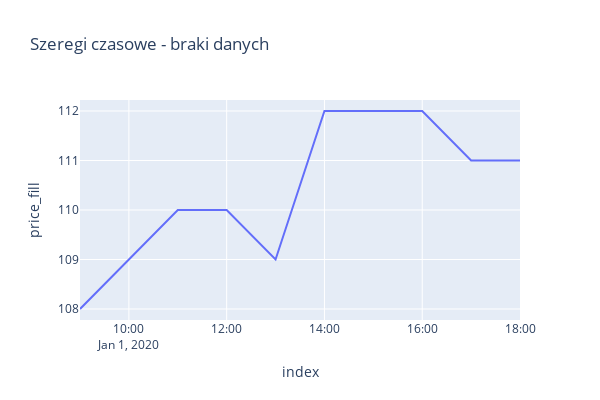

Notebook code for this chart:
### Markdown cell above
Wypełnienie braków metodą backward fill

### Code cell
df_plotly = df.reset_index()
df_plotly['price_fill'] = df_plotly['price'].bfill()
px.line(df_plotly, 'index', 'price_fill', width=600, height=400, 
        title='Szeregi czasowe - braki danych')

### Figure 1 — Plotly figure (JSON) as saved in the notebook; plotly's stock layout.template omitted (floating-point values rounded to 4 significant figures)
{"data": [{"hovertemplate": "index=%{x}<br>price_fill=%{y}<extra></extra>", "legendgroup": "", "line": {"color": "#636efa", "dash": "solid"}, "marker": {"symbol": "circle"}, "mode": "lines", "name": "", "orientation": "v", "showlegend": false, "type": "scatter", "x": ["2020-01-01T09:00:00", "2020-01-01T10:00:00", "2020-01-01T11:00:00", "2020-01-01T12:00:00", "2020-01-01T13:00:00", "2020-01-01T14:00:00", "2020-01-01T15:00:00", "2020-01-01T16:00:00", "2020-01-01T17:00:00", "2020-01-01T18:00:00"], "xaxis": "x", "y": [108, 109, 110, 110, 109, 112, 112, 112, 111, 111], "yaxis": "y"}], "layout": {"height": 400, "legend": {"tracegroupgap": 0}, "title": {"text": "Szeregi czasowe - braki danych"}, "width": 600, "xaxis": {"anchor": "y", "domain": [0, 1], "title": {"text": "index"}}, "yaxis": {"anchor": "x", "domain": [0, 1], "title": {"text": "price_fill"}}}}
